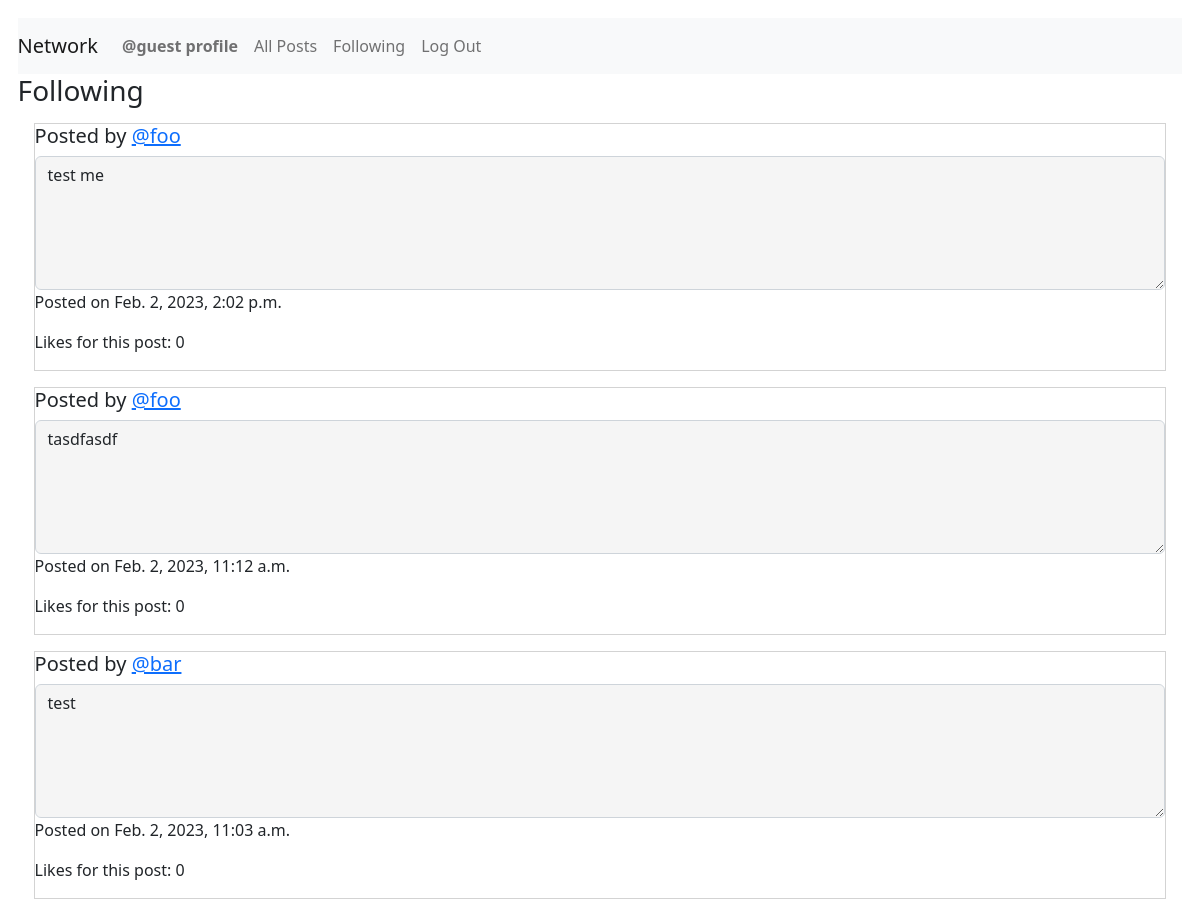
/following (signed in), run on an earlier commit of the app's database.
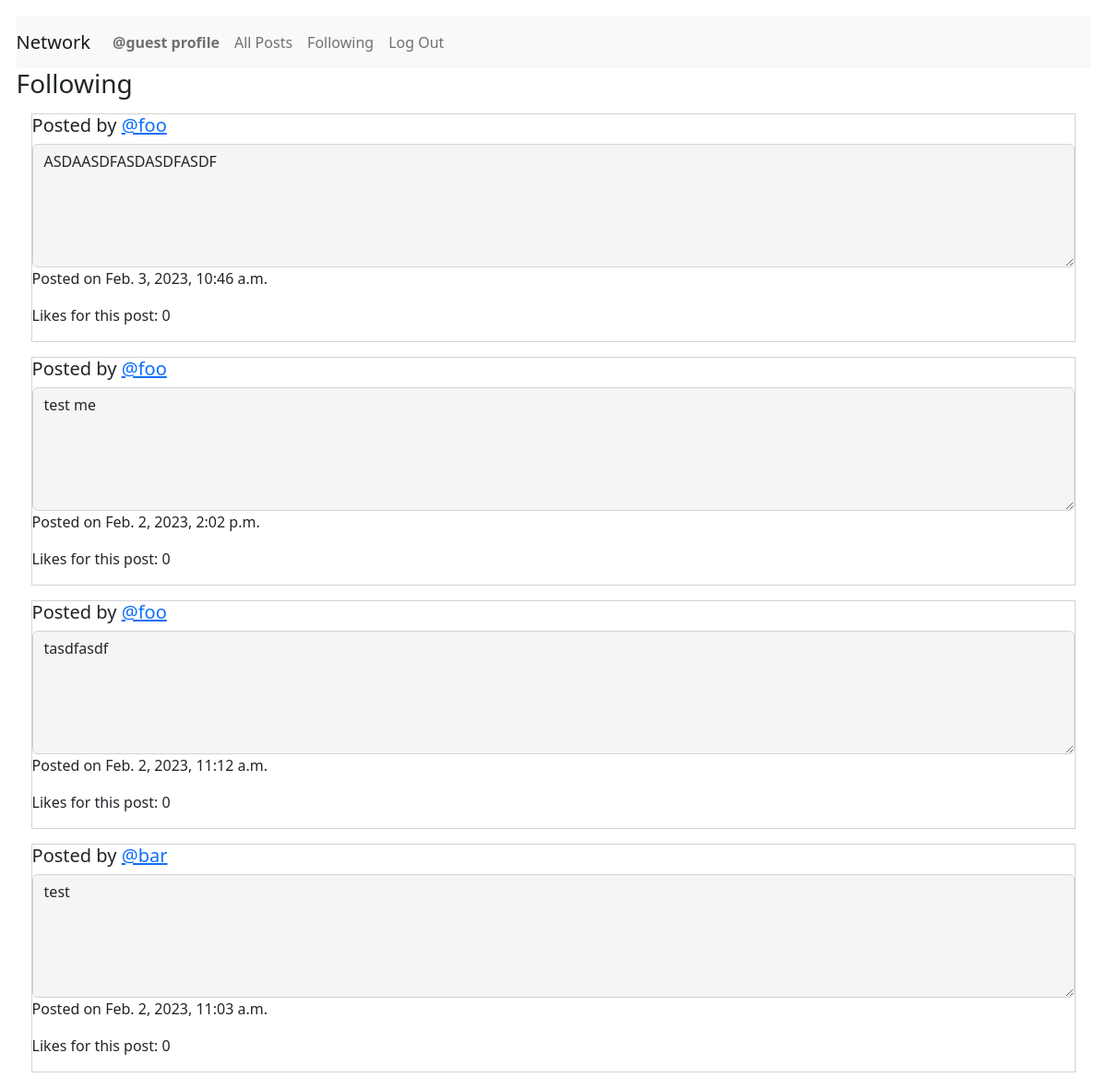
And on a later commit of the database.
### network/models.py (models this page shows, shortened)
class Posts(models.Model):
    creator = models.ForeignKey(
        User, on_delete=models.PROTECT, related_name="get_creator_listings", blank=False)
    content = models.TextField(max_length=600)
    createdDate = models.DateTimeField(auto_now_add=True)
    numberLikes = models.IntegerField(blank=True, default=0)

class User(AbstractUser):
    pass
    def __str__(self) -> str:
        return f"User Name: {self.username} - User ID: {self.id}"

### network/views.py (the view)
# urls.py: path("following", views.getFollowing, name="getFollowing"),
@csrf_exempt
@login_required
def getFollowing(request):
    print("In getFollowing")
    user = request.user
    print(user)
    user_id = request.user.id
    user_name = request.user.username
    try:
        currentOBJ = Follow.objects.get(id=user_id)
        displayNothing = False
    except Follow.DoesNotExist:
        print("This user follows no one!")
        displayNothing = True
    if displayNothing != True:
        following = currentOBJ.following.all()
        qs = following.order_by().values('id')
        qs = list(qs)
        emptyQueryset = Posts.objects.filter(creator=0)
        for dic in qs:
            for val in dic.values():
                print(val)
                listings = Posts.objects.filter(creator=val)
                UserObject = User.objects.filter(id=val)
                if emptyQueryset.exists():
                    newQueryset = newQueryset | listings
                else:
                    newQueryset = emptyQueryset | listings
                    emptyQueryset = newQueryset
        PostsByDate = newQueryset.order_by('-createdDate')
        return render(request, "network/following.html", {"listings": PostsByDate, "UserObject": UserObject, "displayNothing": displayNothing, })
    else:
        return render(request, "network/following.html", {"displayNothing": displayNothing})

### network/templates/network/following.html (shortened to what this page needs)
{% extends "network/layout.html" %}
{% block body %}
<h3>Following</h3>
{% for list in listings %}
<div id="followingPostings">
    <div class="post">
        <h5 class="creator">Posted by <a
                href="{% url 'getProfile' list.creator.username %}">{{list.creator.username}}</a></h5>
        <textarea class="form-control content" id="readonlyContent" rows="5" readonly="true">{{list.content}}</textarea>
        <p class="timestamp">Posted on {{list.createdDate}}</p>
        <p class="numberLikes">Likes for this post: {{list.numberLikes}}</p>
    </div>
</div>
{% endfor %}
{% endblock %}

What changed in the data, as far as the page shows it:
added Posts: creator.username "@foo", content "ASDAASDFASDASDFASDF", createdDate "Feb. 3, 2023, 10:46 a.m.", numberLikes "0"
